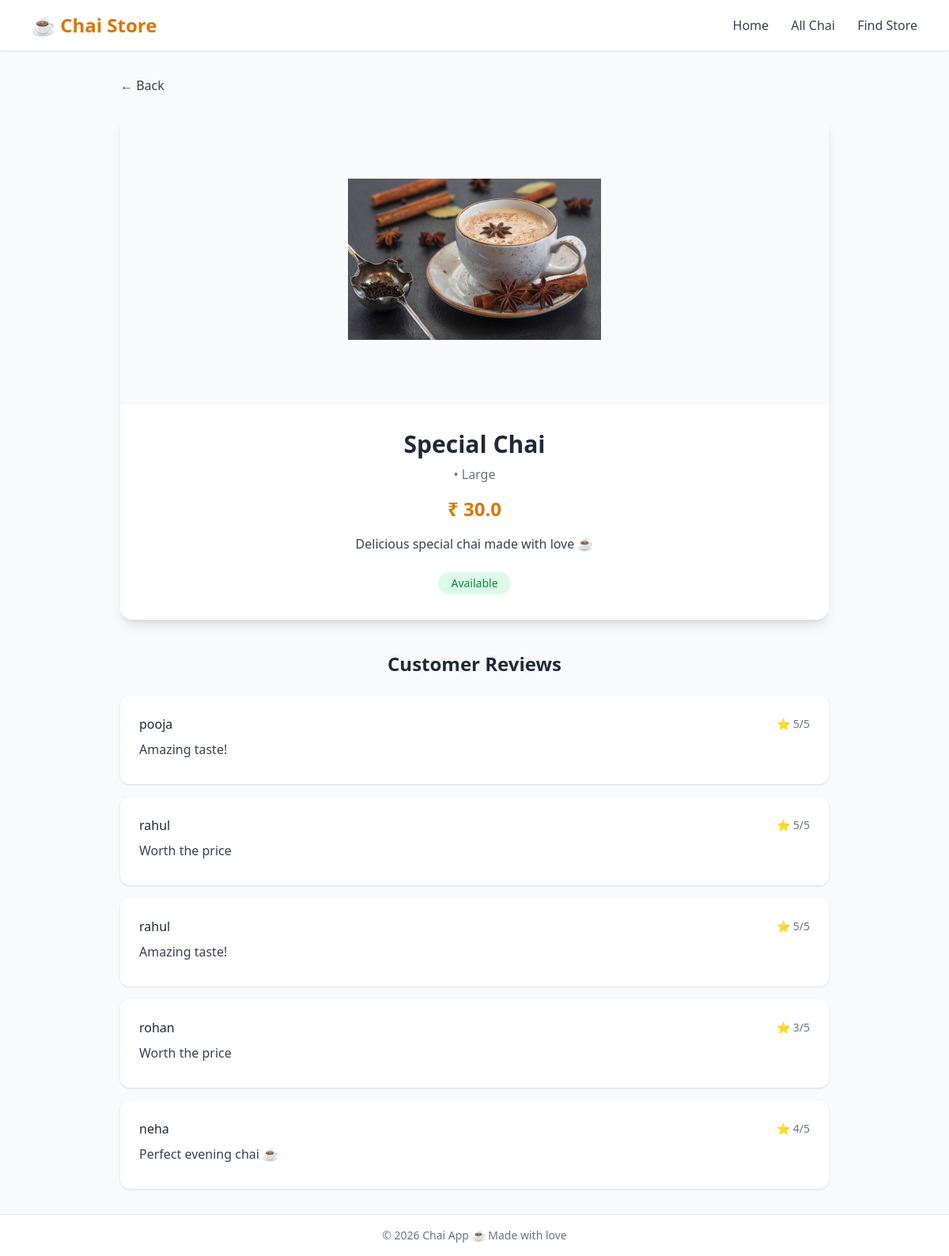
/chai/chai/11/, run on the app's committed database.
### chai/models.py (models this page shows, shortened)
class Chai(models.Model):
    class ChaiType(models.TextChoices):
        MASALA = "MASALA", "Masala Chai"
        GINGER = "GINGER", "Ginger Chai"
        ELAICHI = "ELAICHI", "Elaichi Chai"
        GREEN = "GREEN", "Green Tea"
        BLACK = "BLACK", "Black Tea"
        SPECIAL = "SPECIAL", "Special Chai"
    class ChaiSize(models.TextChoices):
        SMALL = "S", "Small"
        MEDIUM = "M", "Medium"
        LARGE = "L", "Large"
    name = models.CharField(max_length=100)
    description = models.TextField(blank=True)
    type = models.CharField(
        max_length=20,
        choices=ChaiType.choices,
        default=ChaiType.MASALA
    )
    size = models.CharField(
        max_length=1,
        choices=ChaiSize.choices,
        default=ChaiSize.MEDIUM
    )
    price = models.DecimalField(max_digits=6, decimal_places=1)
    image = models.ImageField(upload_to="chais/", blank=True, null=True)
    rating = models.FloatField(default=0.0)
    is_available = models.BooleanField(default=True)
    created_at = models.DateTimeField(auto_now_add=True)
    updated_at = models.DateTimeField(auto_now=True)
    class Meta:
        ordering = ['-created_at']

class ChaiReview(models.Model):
    chai = models.ForeignKey(
        Chai,
        on_delete=models.CASCADE,
        related_name="reviews"
    )
    user = models.ForeignKey(
        User,
        on_delete=models.CASCADE
    )
    rating = models.PositiveSmallIntegerField()
    comment = models.TextField()
    posted_at = models.DateTimeField(default=timezone.now)
    class Meta:
        ordering = ['-posted_at']
        unique_together = ('chai', 'user')  # optional: one review per user per chai

### chai/views.py (the view)
# urls.py: path('chai/<int:chai_id>/', views.chai_description, name='chai_description'),
def chai_description(request, chai_id):
    chai = get_object_or_404(Chai, pk=chai_id)
    reviews = ChaiReview.objects.filter(chai=chai)
    return render(
        request,
        'chai/chai_description.html',
        {
            'chai': chai,
            'reviews': reviews,
        }
    )

### chai/templates/chai/chai_description.html (shortened to what this page needs)
{% extends 'base.html' %}
{% block content %}
<section class="max-w-4xl mx-auto">
    <a href="javascript:history.back()"
       class="inline-flex items-center text-gray-700 hover:text-gray-900 mb-6">
        ← Back
    </a>
    <div class="bg-white rounded-2xl shadow-lg overflow-hidden hover:shadow-xl transition-shadow duration-300">
        {% if chai.image %}
        <div class="flex justify-center items-center bg-gray-50 p-6">
            <img
                src="{{ chai.image.url }}"
                alt="{{ chai.name }}"
                class="w-80 h-80 object-contain rounded-xl">
        </div>
        {% endif %}
        <div class="p-8 text-center">
            <h2 class="text-3xl font-bold text-gray-800 mb-2">
                {{ chai.name }}
            </h2>
            <p class="text-gray-500 mb-4">
                {{ chai.get_chai_type_display }} • {{ chai.get_size_display }}
            </p>
            <p class="text-2xl font-bold text-amber-600 mb-4">
                ₹ {{ chai.price }}
            </p>
            <p class="text-gray-700 mb-6">
                {{ chai.description }}
            </p>
            <div class="flex items-center justify-center gap-4">
                {% if chai.is_available %}
                    <span class="px-4 py-1 rounded-full bg-green-100 text-green-700 text-sm font-medium">
                        Available
                    </span>
                {% else %}
                    <span class="px-4 py-1 rounded-full bg-red-100 text-red-700 text-sm font-medium">
                        Out of Stock
                    </span>
                {% endif %}
            </div>
        </div>
    </div>
    {% if chai.reviews.exists %}
    <div class="mt-10">
        <h3 class="text-2xl font-semibold text-gray-800 mb-6 text-center">
            Customer Reviews
        </h3>
        <div class="space-y-4">
            {% for review in chai.reviews.all %}
            <div class="bg-white rounded-xl shadow p-6">
                <div class="flex items-center justify-between mb-2">
                    <span class="font-medium text-gray-800">
                        {{ review.user.username|default:"Anonymous" }}
                    </span>
                    <span class="text-sm text-gray-500">
                        ⭐ {{ review.rating }}/5
                    </span>
                </div>
                <p class="text-gray-700">
                    {{ review.comment }}
                </p>
            </div>
            {% endfor %}
        </div>
    </div>
    {% endif %}
</section>
{% endblock %}

### data on the page
Chai: image (picture), name "Special Chai", size "Large", price "30.0", description "Delicious special chai made with love ☕"
ChaiReview: user.username "pooja", rating "5", comment "Amazing taste!"
ChaiReview: user.username "rahul", rating "5", comment "Worth the price"
ChaiReview: user.username "rahul", rating "5", comment "Amazing taste!"
ChaiReview: user.username "rohan", rating "3", comment "Worth the price"
ChaiReview: user.username "neha", rating "4", comment "Perfect evening chai ☕"
